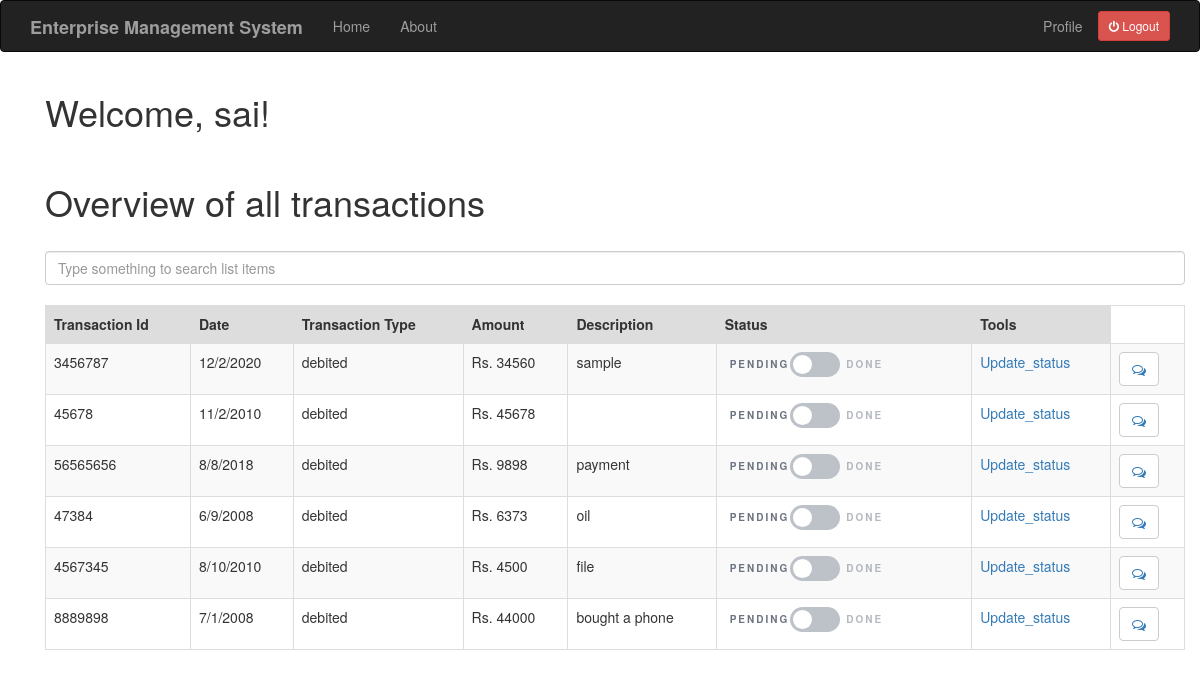
Before: /acc_index (signed in) with the older database file.
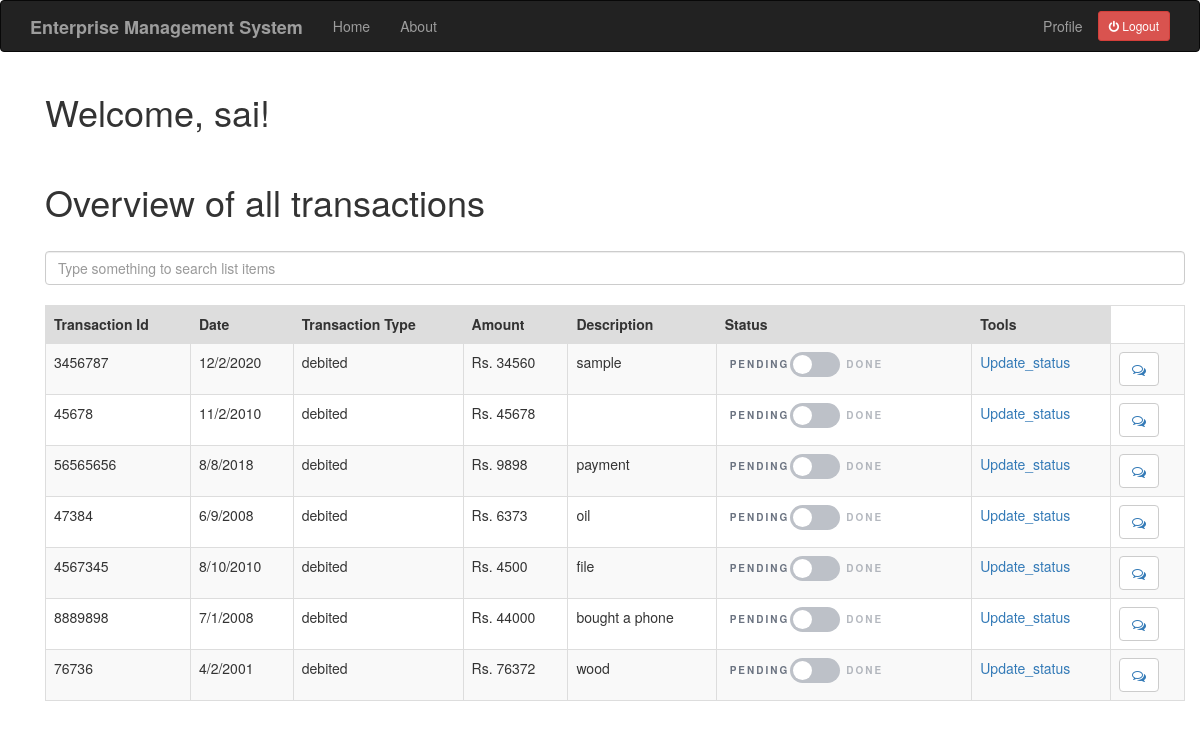
After: the same page with the newer database file.
### app/models.py (models this page shows, shortened)
class Transaction(db.Model):
    id = db.Column(db.Integer,primary_key=True)
    tr_id = db.Column(db.Integer)
    date = db.Column(db.String(64))
    description = db.Column(db.String(140))
    tr_type = db.Column(db.String(64))
    amount = db.Column(db.Integer)
    valid = db.Column(db.Boolean, default=False)
    user_id = db.Column(db.Integer,db.ForeignKey('user.id'))
    comment = db.relationship('Comment',backref='comment_of',lazy='dynamic')
    document = db.relationship('Document',backref='document_of',lazy='dynamic')

### app/routes.py (the view)
@app.route('/acc_index')
@login_required
def acc_index():
    link = 3
    transaction = Transaction.query.filter_by(user_id=link)
    return render_template("acc_index.html", title='HomePage',transaction=transaction)

### app/models.py (called while the page is built)
@login.user_loader
def load_user(id):
    return User.query.get(int(id))

### app/routes.py (called while the page is built)
@app.before_request
def before_request():
    if current_user.is_authenticated:
        current_user.last_seen = datetime.utcnow()
        db.session.commit()

### app/templates/acc_index.html (shortened to what this page needs)
{% extends "base.html" %}
{% block app_content %}
<link rel="stylesheet" href="https://cdnjs.cloudflare.com/ajax/libs/font-awesome/4.7.0/css/font-awesome.min.css">
	<div class="container">
		<h1>Welcome, {{ current_user.username }}!</h1>
		<br>
		<h1>Overview of all transactions</h1>
		<br>
		<input class="form-control mb-4" id="tableSearch" type="text" placeholder="Type something to search list items">
        <br>
        <table class="table table-bordered table-striped">
            <thead>
                <tr style="background-color: #dddddd">
                    <th>Transaction Id</th>
                    <th>Date</th>
                    <th>Transaction Type</th>
                    <th>Amount</th>
                    <th>Description</th>
                    <th>Status</th>
                    <th>Tools</th>
                </tr>
            </thead>
            <tbody id="myTable">
            {% for po in transaction %}
                <tr>
                    <td>{{ po.tr_id }}</td>
                    <td>{{ po.date }}</td>
                    <td>{{ po.tr_type }}</td>
                    <td>Rs. {{ po.amount }}</td>
                    <td>{{ po.description }}</td>
                    <td>
                      <div class="col-sm-5">
      						      <button type="button" class="btn btn-lg btn-toggle" data-toggle="button" aria-pressed="false" autocomplete="off">
        					       <div class="handle"></div>
      						      </button>
    					        </div>
                    </td>
                    <td><a href="{{ url_for('update_status', trans_id = po.id) }}">Update_status</a></td>
                    <td> <button type="button" class='btn btn-default'><a href="{{ url_for('add_comment', trans_id = po.id) }}"><i class="fa fa-comments-o" aria-hidden="true"></i></a></button> </td>
                </tr>
            {% endfor %}
            </tbody>
        </table>
	</div>
{% endblock %}

Changed rows visible on the page:
added Transaction: tr_id "76736", date "4/2/2001", tr_type "debited", amount "76372", description "wood"
